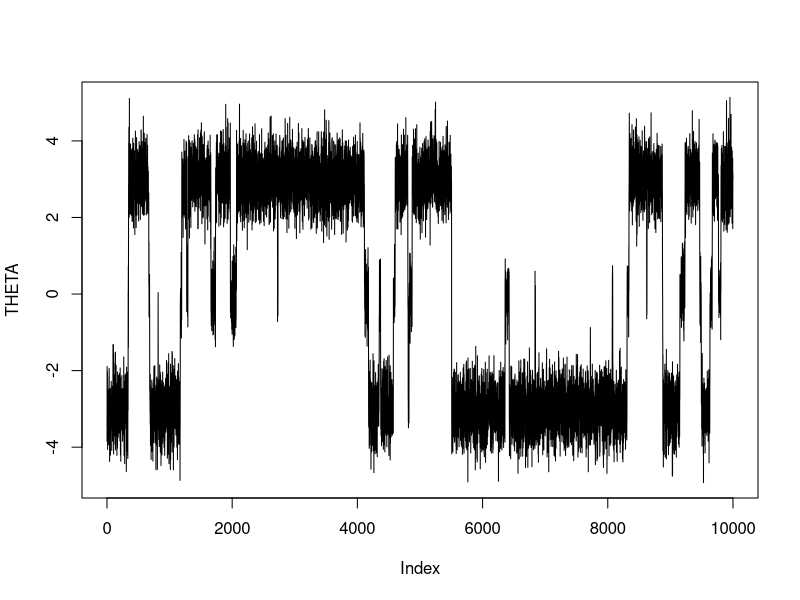
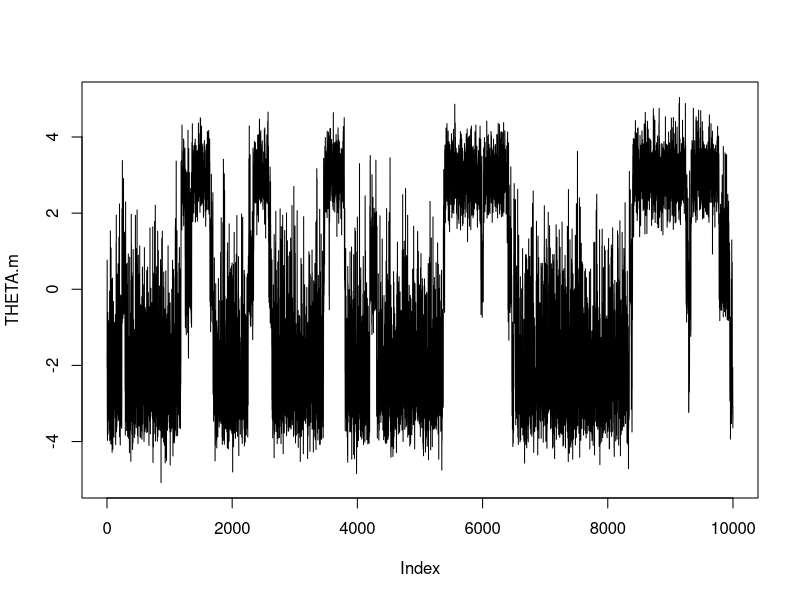
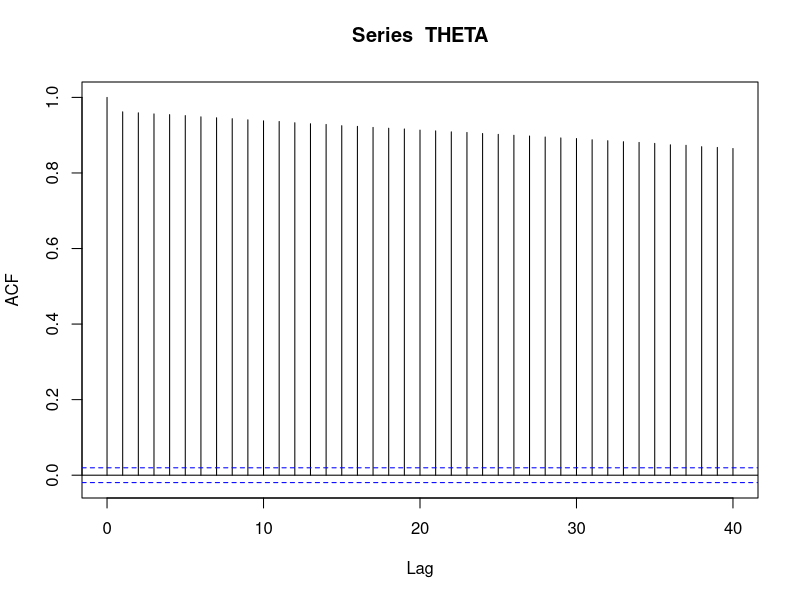
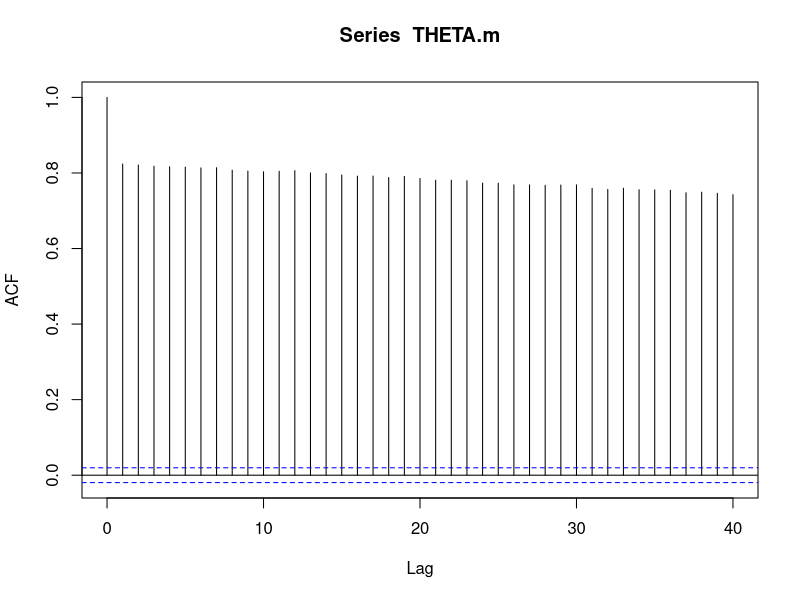
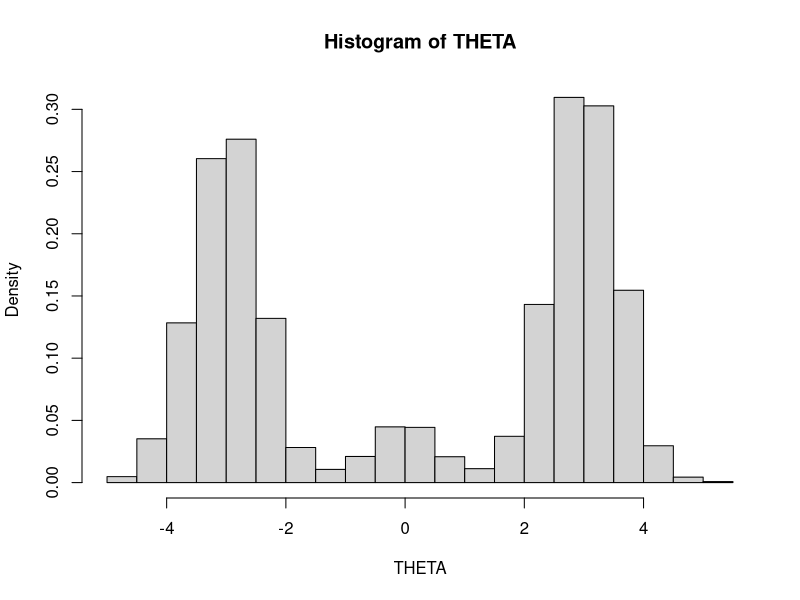
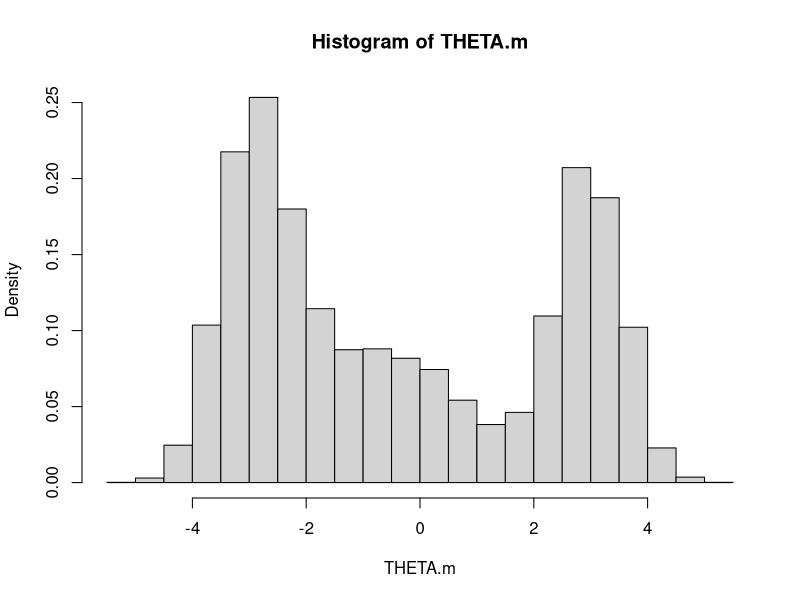

Reproduce these figures in R, in order.
## ---- chunk 1
#Gibbs

delta.prior <- c(0.45, 0.1, 0.45)
mu.delta <- c(-3, 0, 3)
sigma2.delta <- c(1/3, 1/3, 1/3)
delta <- sample(1:3, size = 1, prob = delta.prior)
THETA <- NULL
DELTA <- NULL
S <- 10000

for (s in 1:S){
  #generate theta
  theta <- rnorm(1, mu.delta[delta], sqrt(sigma2.delta[delta]))
  
  #generate delta
  delta.post <- rep(0, 3)
  for (i in 1:3) {
    delta.post[i] <- delta.prior[i] * dnorm(theta, mean = mu.delta[i], sd = sqrt(sigma2.delta[i]))
  }
  delta.post <- delta.post/sum(delta.post)
  delta <- sample(1:3, size = 1, prob = delta.post)
  
  #store values
  THETA[s] <- theta
  DELTA[s] <- delta
  
}
## ---- chunk 2
# Metropolis

delta.prior <- c(0.45, 0.1, 0.45)
mu.delta <- c(-3, 0, 3)
sigma2.delta <- c(1/3, 1/3, 1/3)
THETA.m <- NULL
DELTA.m <- NULL
delta <- sample(1:3, size = 1, prob = delta.prior)
theta <- rnorm(1, mu.delta[delta], sqrt(sigma2.delta[delta]))
S <- 10000

for (s in 1:S){
  
  #generate theta
  theta <- rnorm(1, mu.delta[delta], sqrt(sigma2.delta[delta]))
  
  #simulate theta.star
  theta.star <- rnorm(1, theta, 2)

  
  #generate delta
  delta.post <- rep(0, 3)
  for (i in 1:3) {
    delta.post[i] <- delta.prior[i] * dnorm(theta, mean = mu.delta[i], sd = sqrt(sigma2.delta[i]))
  }
  delta.post <- delta.post/sum(delta.post)
  delta <- sample(1:3, size = 1, prob = delta.post)
  
  
  
    #compute Metropolis ratio
  log.r <- sum((dnorm(delta, theta.star, sqrt(sigma2.delta[delta]), log = TRUE)) +
    dnorm(theta.star, mu.delta[delta], 2, log = TRUE)) -
    sum((dnorm(delta, theta, sqrt(sigma2.delta[delta]), log = TRUE)) +
    dnorm(theta, mu.delta[delta], 2, log = TRUE))
  
  if(log(runif(1)) < log.r){
    theta <- theta.star
  }
  
  
  THETA.m <- c(THETA.m, theta)
  DELTA.m <- c(DELTA.m, delta)
  
  
}
## ---- chunk 3
#traceplots
plot(THETA, type="l")
plot(THETA.m, type="l")
## ---- chunk 4
acf(THETA)
acf(THETA.m)
## ---- chunk 5
library(coda)
effectiveSize(THETA)
effectiveSize(THETA.m)
## ---- chunk 6
hist(THETA, freq=FALSE, breaks=20)
hist(THETA.m, freq=FALSE, breaks=20)
